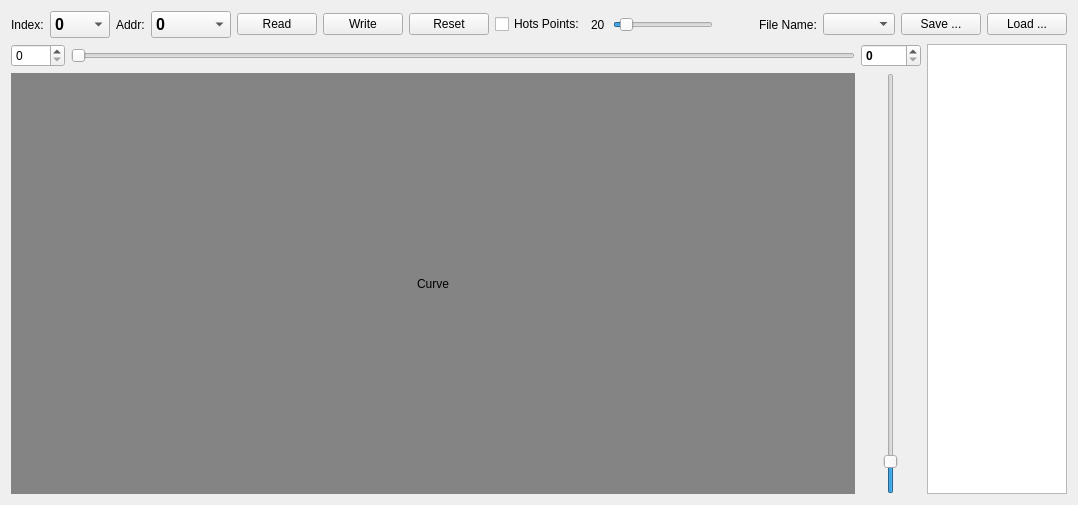
<?xml version="1.0" encoding="UTF-8"?>
<ui version="4.0">
 <class>FrameGenGammaEdit</class>
 <widget class="QFrame" name="FrameGenGammaEdit">
  <property name="geometry">
   <rect>
    <x>0</x>
    <y>0</y>
    <width>1068</width>
    <height>505</height>
   </rect>
  </property>
  <property name="windowTitle">
   <string>Frame</string>
  </property>
  <layout class="QVBoxLayout" name="verticalLayout_3">
   <item>
    <layout class="QHBoxLayout" name="horizontalLayout">
     <item>
      <widget class="QLabel" name="labelIndex">
       <property name="text">
        <string>Index:</string>
       </property>
      </widget>
     </item>
     <item>
      <widget class="QComboBox" name="comboBoxIndex">
       <property name="minimumSize">
        <size>
         <width>60</width>
         <height>0</height>
        </size>
       </property>
       <property name="font">
        <font>
         <pointsize>12</pointsize>
         <bold>true</bold>
        </font>
       </property>
       <property name="maxVisibleItems">
        <number>20</number>
       </property>
       <property name="maxCount">
        <number>30</number>
       </property>
       <item>
        <property name="text">
         <string>0</string>
        </property>
       </item>
       <item>
        <property name="text">
         <string>1</string>
        </property>
       </item>
       <item>
        <property name="text">
         <string>2</string>
        </property>
       </item>
       <item>
        <property name="text">
         <string>3</string>
        </property>
       </item>
       <item>
        <property name="text">
         <string>All</string>
        </property>
       </item>
      </widget>
     </item>
     <item>
      <widget class="QLabel" name="labelAddr">
       <property name="text">
        <string>Addr:</string>
       </property>
      </widget>
     </item>
     <item>
      <widget class="QComboBox" name="comboBoxAddr">
       <property name="minimumSize">
        <size>
         <width>80</width>
         <height>0</height>
        </size>
       </property>
       <property name="font">
        <font>
         <pointsize>12</pointsize>
         <bold>true</bold>
        </font>
       </property>
       <property name="maxVisibleItems">
        <number>20</number>
       </property>
       <property name="maxCount">
        <number>30</number>
       </property>
       <item>
        <property name="text">
         <string>0</string>
        </property>
       </item>
       <item>
        <property name="text">
         <string>1</string>
        </property>
       </item>
       <item>
        <property name="text">
         <string>2</string>
        </property>
       </item>
       <item>
        <property name="text">
         <string>3</string>
        </property>
       </item>
       <item>
        <property name="text">
         <string>All</string>
        </property>
       </item>
      </widget>
     </item>
     <item>
      <widget class="QPushButton" name="pushButtonRead">
       <property name="focusPolicy">
        <enum>Qt::NoFocus</enum>
       </property>
       <property name="text">
        <string>Read</string>
       </property>
      </widget>
     </item>
     <item>
      <widget class="QPushButton" name="pushButtonWrite">
       <property name="focusPolicy">
        <enum>Qt::NoFocus</enum>
       </property>
       <property name="text">
        <string>Write</string>
       </property>
      </widget>
     </item>
     <item>
      <widget class="QPushButton" name="pushButtonReset">
       <property name="focusPolicy">
        <enum>Qt::NoFocus</enum>
       </property>
       <property name="text">
        <string>Reset</string>
       </property>
      </widget>
     </item>
     <item>
      <widget class="QCheckBox" name="checkBoxSelectPiont">
       <property name="text">
        <string>Hots Points:</string>
       </property>
      </widget>
     </item>
     <item>
      <widget class="QLabel" name="labelPoints">
       <property name="minimumSize">
        <size>
         <width>16</width>
         <height>0</height>
        </size>
       </property>
       <property name="text">
        <string>20</string>
       </property>
       <property name="buddy">
        <cstring>horizontalSliderPoints</cstring>
       </property>
      </widget>
     </item>
     <item>
      <widget class="QSlider" name="horizontalSliderPoints">
       <property name="sizePolicy">
        <sizepolicy hsizetype="Fixed" vsizetype="Fixed">
         <horstretch>0</horstretch>
         <verstretch>0</verstretch>
        </sizepolicy>
       </property>
       <property name="minimumSize">
        <size>
         <width>100</width>
         <height>0</height>
        </size>
       </property>
       <property name="minimum">
        <number>10</number>
       </property>
       <property name="maximum">
        <number>200</number>
       </property>
       <property name="value">
        <number>24</number>
       </property>
       <property name="tracking">
        <bool>true</bool>
       </property>
       <property name="orientation">
        <enum>Qt::Horizontal</enum>
       </property>
      </widget>
     </item>
     <item>
      <spacer name="horizontalSpacer">
       <property name="orientation">
        <enum>Qt::Horizontal</enum>
       </property>
       <property name="sizeType">
        <enum>QSizePolicy::Minimum</enum>
       </property>
       <property name="sizeHint" stdset="0">
        <size>
         <width>40</width>
         <height>20</height>
        </size>
       </property>
      </spacer>
     </item>
     <item>
      <widget class="QLabel" name="label_4">
       <property name="text">
        <string>File Name:</string>
       </property>
      </widget>
     </item>
     <item>
      <widget class="QComboBox" name="comboBoxFile">
       <property name="sizePolicy">
        <sizepolicy hsizetype="Expanding" vsizetype="Fixed">
         <horstretch>0</horstretch>
         <verstretch>0</verstretch>
        </sizepolicy>
       </property>
      </widget>
     </item>
     <item>
      <widget class="QPushButton" name="pushButtonSave">
       <property name="focusPolicy">
        <enum>Qt::NoFocus</enum>
       </property>
       <property name="text">
        <string>Save ...</string>
       </property>
      </widget>
     </item>
     <item>
      <widget class="QPushButton" name="pushButtonLoad">
       <property name="focusPolicy">
        <enum>Qt::NoFocus</enum>
       </property>
       <property name="text">
        <string>Load ...</string>
       </property>
      </widget>
     </item>
    </layout>
   </item>
   <item>
    <layout class="QHBoxLayout" name="horizontalLayoutBottom" stretch="5,0,0">
     <item>
      <layout class="QVBoxLayout" name="verticalLayout_2" stretch="0,1">
       <item>
        <layout class="QHBoxLayout" name="horizontalLayout_2">
         <item>
          <widget class="QSpinBox" name="spinBoxX">
           <property name="sizePolicy">
            <sizepolicy hsizetype="Fixed" vsizetype="Fixed">
             <horstretch>0</horstretch>
             <verstretch>0</verstretch>
            </sizepolicy>
           </property>
           <property name="minimumSize">
            <size>
             <width>50</width>
             <height>0</height>
            </size>
           </property>
           <property name="maximum">
            <number>4095</number>
           </property>
           <property name="value">
            <number>0</number>
           </property>
          </widget>
         </item>
         <item>
          <widget class="QSlider" name="hSliderX">
           <property name="maximum">
            <number>4095</number>
           </property>
           <property name="value">
            <number>0</number>
           </property>
           <property name="tracking">
            <bool>true</bool>
           </property>
           <property name="orientation">
            <enum>Qt::Horizontal</enum>
           </property>
          </widget>
         </item>
        </layout>
       </item>
       <item>
        <widget class="QLabel" name="labelCurve">
         <property name="styleSheet">
          <string notr="true">background-color: rgb(132, 132, 132);</string>
         </property>
         <property name="text">
          <string>Curve</string>
         </property>
         <property name="alignment">
          <set>Qt::AlignCenter</set>
         </property>
        </widget>
       </item>
      </layout>
     </item>
     <item>
      <layout class="QVBoxLayout" name="verticalLayout">
       <item>
        <widget class="QSpinBox" name="spinBoxY">
         <property name="sizePolicy">
          <sizepolicy hsizetype="Fixed" vsizetype="Fixed">
           <horstretch>0</horstretch>
           <verstretch>0</verstretch>
          </sizepolicy>
         </property>
         <property name="minimumSize">
          <size>
           <width>60</width>
           <height>0</height>
          </size>
         </property>
         <property name="font">
          <font>
           <bold>true</bold>
          </font>
         </property>
         <property name="maximum">
          <number>4095</number>
         </property>
         <property name="value">
          <number>0</number>
         </property>
        </widget>
       </item>
       <item alignment="Qt::AlignHCenter">
        <widget class="QSlider" name="vSliderY">
         <property name="minimumSize">
          <size>
           <width>40</width>
           <height>0</height>
          </size>
         </property>
         <property name="maximum">
          <number>4095</number>
         </property>
         <property name="value">
          <number>255</number>
         </property>
         <property name="tracking">
          <bool>true</bool>
         </property>
         <property name="orientation">
          <enum>Qt::Vertical</enum>
         </property>
        </widget>
       </item>
      </layout>
     </item>
     <item>
      <widget class="QTableView" name="tableView">
       <property name="minimumSize">
        <size>
         <width>120</width>
         <height>0</height>
        </size>
       </property>
       <property name="maximumSize">
        <size>
         <width>140</width>
         <height>16777215</height>
        </size>
       </property>
       <attribute name="horizontalHeaderHighlightSections">
        <bool>false</bool>
       </attribute>
       <attribute name="verticalHeaderVisible">
        <bool>false</bool>
       </attribute>
       <attribute name="verticalHeaderHighlightSections">
        <bool>false</bool>
       </attribute>
      </widget>
     </item>
    </layout>
   </item>
  </layout>
 </widget>
 <resources/>
 <connections/>
</ui>
